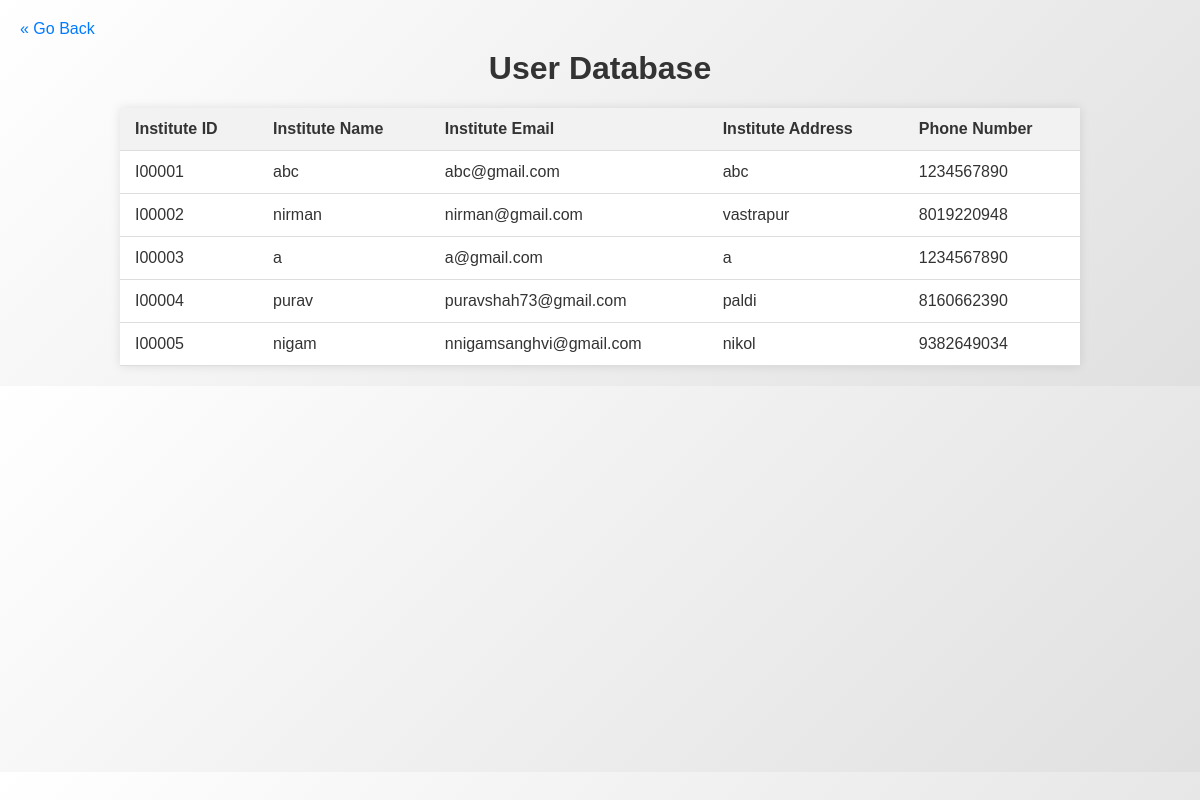
/admin/adminviewusers.php, run on the app's committed database.
### tables this page shows
CREATE TABLE `registration` (
  `institute_id` varchar(6) NOT NULL,
  `institute_name` varchar(100) NOT NULL,
  `institute_email` varchar(100) NOT NULL,
  `institute_password` varchar(100) NOT NULL,
  `institute_address` varchar(500) NOT NULL,
  `institute_phone_number` varchar(10) NOT NULL
);

### admin/adminviewusers.php (the view, shortened to what this page needs)
<?php
$servername = "localhost";
$username = "root";
$password = "";
$database = "project";
$conn = mysqli_connect($servername, $username, $password, $database);
$sql = "SELECT * FROM registration";
$result = mysqli_query($conn, $sql);
?>
<!DOCTYPE html>
<html>
<head>
</head>
<body>
<h1>User Database</h1>
<div class="go-back">
    <a href="admindashboard.php">&laquo; Go Back</a>
</div>
<table>
    <thead>
        <tr>
            <th>Institute ID</th>
            <th>Institute Name</th>
            <th>Institute Email</th>
            <th>Institute Address</th>
            <th>Phone Number</th>
        </tr>
    </thead>
    <tbody>
        <?php while ($row = mysqli_fetch_assoc($result)) : ?>
            <tr>
                <td><?php echo $row['institute_id']; ?></td>
                <td><?php echo $row['institute_name']; ?></td>
                <td><?php echo $row['institute_email']; ?></td>
                <td><?php echo $row['institute_address']; ?></td>
                <td><?php echo $row['institute_phone_number']; ?></td>
            </tr>
        <?php endwhile; ?>
    </tbody>
</table>
<div class="decorative-element"></div>
</body>
</html>

### admin/adminviewusers.php (style rules this page uses)
body { font-family: Arial, sans-serif; margin: 0; padding: 0; background: linear-gradient(135deg, #ffffff, #e0e0e0); }
h1 { text-align: center; margin-top: 50px; color: #333; }
table { width: 80%; margin: 20px auto; border-collapse: collapse; box-shadow: 0 0 10px rgba(0, 0, 0, 0.1); background-color: #fff; }
th, td { padding: 12px 15px; text-align: left; border-bottom: 1px solid #ddd; color: #333; }
th { background-color: #f2f2f2; }
.go-back { position: fixed; top: 20px; left: 20px; }
.go-back a { color: #007bff; text-decoration: none; }
.decorative-element { position: fixed; top: 0; left: 0; width: 100%; height: 100%; pointer-events: none; z-index: -1; }
.decorative-element::before { content: ''; position: absolute; top: 0; left: 0; width: 100%; height: 100%; opacity: 0.3; }

### data on the page
registration: institute_id "I00001", institute_name "abc", institute_email "abc@gmail.com", institute_address "abc", institute_phone_number "1234567890"
registration: institute_id "I00002", institute_name "nirman", institute_email "nirman@gmail.com", institute_address "vastrapur", institute_phone_number "8019220948"
registration: institute_id "I00003", institute_name "a", institute_email "a@gmail.com", institute_address "a", institute_phone_number "1234567890"
registration: institute_id "I00004", institute_name "purav", institute_email "puravshah73@gmail.com", institute_address "paldi", institute_phone_number "8160662390"
registration: institute_id "I00005", institute_name "nigam", institute_email "nnigamsanghvi@gmail.com", institute_address "nikol", institute_phone_number "9382649034"
